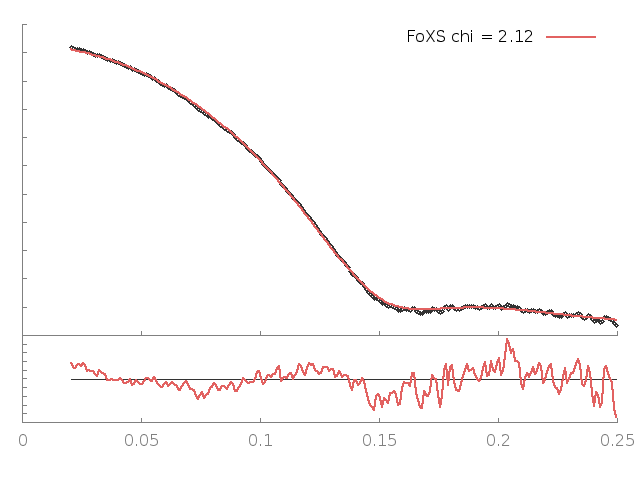

gnuplot code for this plot:
set terminal png enhanced; set output "23911.B99990781_23911_merged2_q25.png";
set lmargin 2; set rmargin 2;set multiplot
set origin 0,0;set size 1,0.3; set tmargin 0; set bmargin 3;set ylabel '';set format y '';set xtics nomirror;set ytics nomirror; set border 3
set style line 11 lc rgb '#808080' lt 1;set border 3 back ls 11;f(x)=1
plot f(x) notitle lc rgb '#333333', '23911.B99990781_23911_merged2_q25.dat' u 1:($2/$3) notitle w lines lw 2.5 lc rgb '#e26261'
set origin 0,0.3;set size 1,0.69; set bmargin 0; set tmargin 1;set xlabel ''; set format x ''; set ylabel '';
plot '23911.B99990781_23911_merged2_q25.dat' u 1:2 thru log(y) notitle lc rgb '#333333' pt 6 ps 0.8, '23911.B99990781_23911_merged2_q25.dat' u 1:3 thru log(y) t 'FoXS chi = 2.12' w lines lw 2.5 lc rgb '#e26261'
unset multiplot
reset
